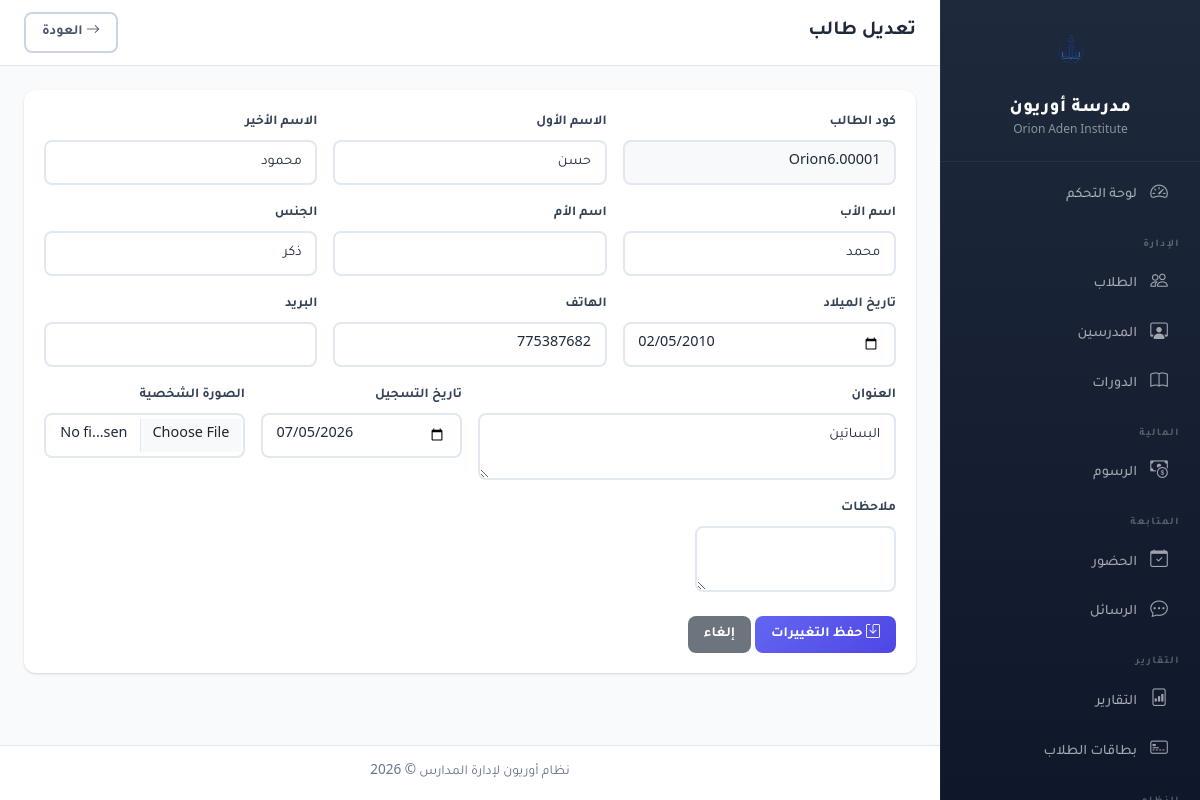
/modules/students/edit.php?id=1 (signed in), run on the app's committed database.
### tables this page shows
CREATE TABLE `settings` (
  `id` int(11) unsigned NOT NULL AUTO_INCREMENT,
  `setting_key` varchar(100) NOT NULL,
  `setting_value` text DEFAULT NULL,
  `group_name` varchar(50) DEFAULT 'general',
  `created_at` timestamp NOT NULL DEFAULT current_timestamp(),
  `updated_at` timestamp NOT NULL DEFAULT current_timestamp() ON UPDATE current_timestamp(),
  PRIMARY KEY (`id`),
  UNIQUE KEY `setting_key` (`setting_key`)
);

CREATE TABLE `students` (
  `id` int(11) unsigned NOT NULL AUTO_INCREMENT,
  `student_code` varchar(20) NOT NULL,
  `first_name` varchar(50) NOT NULL,
  `last_name` varchar(50) NOT NULL,
  `father_name` varchar(100) DEFAULT NULL,
  `mother_name` varchar(100) DEFAULT NULL,
  `gender` enum('male','female') NOT NULL,
  `date_of_birth` date DEFAULT NULL,
  `phone` varchar(20) DEFAULT NULL,
  `email` varchar(100) DEFAULT NULL,
  `address` text DEFAULT NULL,
  `photo` varchar(255) DEFAULT NULL,
  `enrollment_date` date NOT NULL,
  `status` enum('active','inactive','graduated','suspended') NOT NULL DEFAULT 'active',
  `notes` text DEFAULT NULL,
  `created_at` timestamp NOT NULL DEFAULT current_timestamp(),
  `updated_at` timestamp NOT NULL DEFAULT current_timestamp() ON UPDATE current_timestamp(),
  PRIMARY KEY (`id`),
  UNIQUE KEY `student_code` (`student_code`),
  UNIQUE KEY `email` (`email`)
);

### config/database.php (called while the page is built, shortened)
<?php
function getConnection() {
    static $conn = null;
    if ($conn === null) {
        try {
            $conn = new mysqli(DB_HOST, DB_USER, DB_PASS, DB_NAME);
            $conn->set_charset('utf8mb4');
        } catch (Exception $e) {
            die('فشل الاتصال بقاعدة البيانات: ' . $e->getMessage());
        }
    }
    return $conn;
}
function query($sql, $params = []) {
    $conn = getConnection();
    if (!empty($params)) {
        $stmt = $conn->prepare($sql);
        $types = '';
        foreach ($params as $param) {
            if (is_int($param)) $types .= 'i';
            elseif (is_double($param)) $types .= 'd';
            else $types .= 's';
        }
        $stmt->bind_param($types, ...$params);
        $stmt->execute();
        return $stmt->get_result();
    }
    return $conn->query($sql);
}
function getRow($sql, $params = []) {
    $result = query($sql, $params);
    return $result ? $result->fetch_assoc() : null;
}

### config/app.php (called while the page is built, shortened)
<?php
require_once __DIR__ . '/database.php';
require_once __DIR__ . '/permissions.php';
function getSetting($key, $default = '') {
    $row = getRow("SELECT setting_value FROM settings WHERE setting_key = ?", [$key]);
    return $row ? $row['setting_value'] : $default;
}
function hasPermission($module, $action) {
    global $rolePermissions;
    $role = $_SESSION['role'] ?? '';
    return in_array($action, $rolePermissions[$role][$module]);
}

### modules/students/edit.php (the view, shortened to what this page needs)
<?php
require_once __DIR__ . '/../../config/app.php';
$id = (int)($_GET['id'] ?? 0);
$student = getRow("SELECT * FROM students WHERE id = ?", [$id]);
include __DIR__ . '/../../includes/header.php';
include __DIR__ . '/../../includes/sidebar.php';
?>
<div class="main-content">
    <nav class="topbar d-flex justify-content-between align-items-center">
        <div>
            <h5 class="mb-0 d-inline">تعديل طالب</h5>
        </div>
        <div><a href="list.php" class="btn btn-outline-secondary"><i class="bi bi-arrow-right"></i> العودة</a></div>
    </nav>
    <div class="page-content">
        <div class="table-container">
            <form method="POST" enctype="multipart/form-data">
                <div class="row g-3">
                    <div class="col-md-4">
                        <label class="form-label">كود الطالب</label>
                        <input type="text" name="student_code" class="form-control" value="<?= htmlspecialchars($student['student_code']) ?>" readonly style="background:#f8f9fa;cursor:not-allowed;">
                    </div>
                    <div class="col-md-4">
                        <label class="form-label">الاسم الأول</label>
                        <input type="text" name="first_name" class="form-control" required value="<?= htmlspecialchars($student['first_name']) ?>">
                    </div>
                    <div class="col-md-4">
                        <label class="form-label">الاسم الأخير</label>
                        <input type="text" name="last_name" class="form-control" required value="<?= htmlspecialchars($student['last_name']) ?>">
                    </div>
                    <div class="col-md-4">
                        <label class="form-label">اسم الأب</label>
                        <input type="text" name="father_name" class="form-control" value="<?= htmlspecialchars($student['father_name'] ?? '') ?>">
                    </div>
                    <div class="col-md-4">
                        <label class="form-label">اسم الأم</label>
                        <input type="text" name="mother_name" class="form-control" value="<?= htmlspecialchars($student['mother_name'] ?? '') ?>">
                    </div>
                    <div class="col-md-4">
                        <label class="form-label">الجنس</label>
                        <select name="gender" class="form-select" required>
                            <option value="male" <?= $student['gender'] === 'male' ? 'selected' : '' ?>>ذكر</option>
                        </select>
                    </div>
                    <div class="col-md-4">
                        <label class="form-label">تاريخ الميلاد</label>
                        <input type="date" name="date_of_birth" class="form-control" value="<?= $student['date_of_birth'] ?? '' ?>">
                    </div>
                    <div class="col-md-4">
                        <label class="form-label">الهاتف</label>
                        <input type="text" name="phone" class="form-control" value="<?= htmlspecialchars($student['phone'] ?? '') ?>">
                    </div>
                    <div class="col-md-4">
                        <label class="form-label">البريد</label>
                        <input type="email" name="email" class="form-control" value="<?= htmlspecialchars($student['email'] ?? '') ?>">
                    </div>
                    <div class="col-md-6">
                        <label class="form-label">العنوان</label>
                        <textarea name="address" class="form-control" rows="2"><?= htmlspecialchars($student['address'] ?? '') ?></textarea>
                    </div>
                    <div class="col-md-3">
                        <label class="form-label">تاريخ التسجيل</label>
                        <input type="date" name="enrollment_date" class="form-control" required value="<?= $student['enrollment_date'] ?>">
                    </div>
                    <div class="col-md-3">
                        <label class="form-label">الصورة الشخصية</label>
                        <input type="file" name="photo" class="form-control" accept="image/*">
                    </div>
                    <div class="col-md-3">
                        <label class="form-label">ملاحظات</label>
                        <textarea name="notes" class="form-control" rows="2"><?= htmlspecialchars($student['notes'] ?? '') ?></textarea>
                    </div>
                </div>
                <div class="mt-4">
                    <button type="submit" class="btn btn-primary"><i class="bi bi-save"></i> حفظ التغييرات</button>
                    <a href="list.php" class="btn btn-secondary">إلغاء</a>
                </div>
            </form>
        </div>
    </div>
    <footer class="footer"><span>نظام أوريون لإدارة المدارس &copy; <?= date('Y') ?></span></footer>
</div>
<?php include __DIR__ . '/../../includes/footer.php'; ?>

### includes/sidebar.php (shortened to what this page needs)
<?php
$currentPage = basename($_SERVER['PHP_SELF']);
$module = $_GET['module'] ?? '';
?>
<div class="sidebar">
    <div class="sidebar-brand">
        <img src="<?= BASE_URL ?>/assets/img/Orion.png?v=<?= ASSET_VER ?>" alt="Logo" style="height:70px;width:auto;margin-bottom:8px;">
        <h4><?= getSetting('school_name', 'أوريون') ?></h4>
        <small class="text-white-50">Orion Aden Institute</small>
    </div>
    <ul class="sidebar-nav">
        <li class="nav-item">
            <a href="<?= BASE_URL ?>/dashboard.php" class="nav-link <?= $currentPage === 'dashboard.php' ? 'active' : '' ?>">
                <i class="bi bi-speedometer2"></i> لوحة التحكم
            </a>
        </li>
        <?php if (hasPermission('students', 'view') || hasPermission('teachers', 'view') || hasPermission('courses', 'view') || hasPermission('student_cards', 'view')): ?>
        <li class="nav-section">الإدارة</li>
        <?php endif; ?>
        <?php if (hasPermission('students', 'view')): ?>
        <li class="nav-item">
            <a href="<?= BASE_URL ?>/modules/students/list.php" class="nav-link <?= $module === 'students' ? 'active' : '' ?>">
                <i class="bi bi-people"></i> الطلاب
            </a>
        </li>
        <?php endif; ?>
        <?php if (hasPermission('teachers', 'view')): ?>
        <li class="nav-item">
            <a href="<?= BASE_URL ?>/modules/teachers/list.php" class="nav-link <?= $module === 'teachers' ? 'active' : '' ?>">
                <i class="bi bi-person-workspace"></i> المدرسين
            </a>
        </li>
        <?php endif; ?>
        <?php if (hasPermission('courses', 'view')): ?>
        <li class="nav-item">
            <a href="<?= BASE_URL ?>/modules/courses/list.php" class="nav-link <?= $module === 'courses' ? 'active' : '' ?>">
                <i class="bi bi-book"></i> الدورات
            </a>
        </li>
        <?php endif; ?>
        <?php if (hasPermission('fees', 'view')): ?>
        <li class="nav-section">المالية</li>
        <?php endif; ?>
        <?php if (hasPermission('fees', 'view')): ?>
        <li class="nav-item">
            <a href="<?= BASE_URL ?>/modules/fees/list.php" class="nav-link <?= $module === 'fees' ? 'active' : '' ?>">
                <i class="bi bi-cash-coin"></i> الرسوم
            </a>
        </li>
        <?php endif; ?>
        <?php if (hasPermission('attendance', 'view')): ?>
        <li class="nav-section">المتابعة</li>
        <?php endif; ?>
        <?php if (hasPermission('attendance', 'view')): ?>
        <li class="nav-item">
            <a href="<?= BASE_URL ?>/modules/attendance/list.php" class="nav-link <?= $module === 'attendance' ? 'active' : '' ?>">
                <i class="bi bi-calendar-check"></i> الحضور
            </a>
        </li>
        <?php endif; ?>
        <?php if (hasPermission('messaging', 'send')): ?>
        <li class="nav-item">
            <a href="<?= BASE_URL ?>/modules/messaging/index.php" class="nav-link <?= $module === 'messaging' ? 'active' : '' ?>">
                <i class="bi bi-chat-dots"></i> الرسائل
            </a>
        </li>
        <?php endif; ?>
        <?php if (hasPermission('reports', 'view') || hasPermission('student_cards', 'view')): ?>
        <li class="nav-section">التقارير</li>
        <?php endif; ?>
        <?php if (hasPermission('reports', 'view')): ?>
        <li class="nav-item">
            <a href="<?= BASE_URL ?>/modules/reports/index.php" class="nav-link <?= $module === 'reports' ? 'active' : '' ?>">
                <i class="bi bi-file-bar-graph"></i> التقارير
            </a>
        </li>
        <?php endif; ?>
        <?php if (hasPermission('student_cards', 'view')): ?>
        <li class="nav-item">
            <a href="<?= BASE_URL ?>/modules/students/cards/index.php" class="nav-link <?= $module === 'cards' ? 'active' : '' ?>">
                <i class="bi bi-credit-card-2-front"></i> بطاقات الطلاب
            </a>
        </li>
        <?php endif; ?>
        <?php if (hasPermission('import', 'view') || hasPermission('backup', 'view') || hasPermission('settings', 'view') || hasPermission('users', 'view')): ?>
        <li class="nav-section">النظام</li>
        <?php endif; ?>
    </ul>
</div>

### assets/css/style.css (style rules this page uses)
:root { --primary: #6366f1; --primary-dark: #4f46e5; --primary-light: #a5b4fc; --secondary: #64748b; --success: #10b981; --success-light: #d1fae5; --info: #06b6d4; --warning: #f59e0b; --warning-light: #fef3c7; --danger: #ef4444; --danger-light: #fee2e2; --dark: #1e293b; --gray-50: #f8fafc; --gray-100: #f1f5f9; --gray-200: #e2e8f0; --gray-300: #cbd5e1; --gray-400: #94a3b8; --gray-500: #64748b; --gray-600: #475569; --gray-700: #334155; --gray-800: #1e293b; --gray-900: #0f172a; --sidebar-width: 260px; --sidebar-bg: linear-gradient(180deg, #1e293b 0%, #0f172a 100%); --header-height: 60px; --shadow-sm: 0 1px 2px rgba(0,0,0,0.05); --shadow: 0 1px 3px rgba(0,0,0,0.1), 0 1px 2px rgba(0,0,0,0.06); --shadow-md: 0 4px 6px -1px rgba(0,0,0,0.1), 0 2px 4px -1px rgba(0,0,0,0.06); --shadow-lg: 0 10px 15px -3px rgba(0,0,0,0.1), 0 4px 6px -2px rgba(0,0,0,0.05); --shadow-xl: 0 20px 25px -5px rgba(0,0,0,0.1), 0 10px 10px -5px rgba(0,0,0,0.04); --radius: 12px; --radius-sm: 8px; --radius-lg: 16px; --transition: all 0.3s cubic-bezier(0.4, 0, 0.2, 1); }
* { box-sizing: border-box; }
body { font-family: 'Tajawal', system-ui, -apple-system, sans-serif; direction: rtl; text-align: right; background: var(--gray-50); color: var(--gray-800); line-height: 1.6; min-height: 100vh; overflow-x: hidden; }
.sidebar { position: fixed; top: 0; right: 0; bottom: 0; width: var(--sidebar-width); background: var(--sidebar-bg); z-index: 1040; transition: var(--transition); overflow-y: auto; overflow-x: hidden; border-left: 1px solid rgba(255,255,255,0.05); }
.sidebar-brand { padding: 1.25rem 1rem; text-align: center; border-bottom: 1px solid rgba(255,255,255,0.06); min-height: 70px; display: flex; flex-direction: column; align-items: center; justify-content: center; }
.sidebar-brand h4 { color: #fff; font-weight: 800; margin: 0; font-size: 1.15rem; letter-spacing: 0.5px; }
.sidebar-brand small { color: rgba(255,255,255,0.5); font-size: 0.75rem; margin-top: 2px; }
.sidebar-nav { padding: 0.5rem 0; list-style: none; margin: 0; }
.sidebar-nav .nav-section { color: rgba(255,255,255,0.3); font-size: 0.65rem; padding: 1rem 1.25rem 0.35rem; text-transform: uppercase; letter-spacing: 1.5px; font-weight: 700; }
.sidebar-nav .nav-item { position: relative; margin: 1px 0; }
.sidebar-nav .nav-link { color: rgba(255,255,255,0.6); padding: 0.65rem 1.25rem; display: flex; align-items: center; text-decoration: none; transition: var(--transition); border-right: 3px solid transparent; margin: 0 0.5rem; border-radius: var(--radius-sm); font-size: 0.9rem; font-weight: 500; }
.sidebar-nav .nav-link i { margin-left: 0.75rem; width: 20px; text-align: center; font-size: 1.1rem; }
.main-content { margin-right: var(--sidebar-width); min-height: 100vh; display: flex; flex-direction: column; }
.topbar { background: rgba(255,255,255,0.9); backdrop-filter: blur(20px); border-bottom: 1px solid var(--gray-200); padding: 0.75rem 1.5rem; position: sticky; top: 0; z-index: 1020; min-height: var(--header-height); }
.topbar h5 { font-weight: 700; color: var(--gray-800); margin: 0; }
.page-content { padding: 1.5rem; flex: 1; }
.table-container, .card { background: #fff; border-radius: var(--radius); box-shadow: var(--shadow); padding: 1.25rem; border: none; transition: var(--transition); }
.btn { border-radius: var(--radius-sm); padding: 0.5rem 1rem; font-weight: 600; font-size: 0.875rem; transition: var(--transition); border: none; position: relative; overflow: hidden; }
.btn-primary { background: linear-gradient(135deg, var(--primary), var(--primary-dark)); color: #fff; }
.btn-outline-secondary { border: 2px solid var(--gray-300); color: var(--gray-600); background: transparent; }
.form-label { font-weight: 600; font-size: 0.85rem; color: var(--gray-700); margin-bottom: 0.4rem; }
.form-control, .form-select { border-radius: var(--radius-sm); padding: 0.6rem 0.85rem; border: 2px solid var(--gray-200); transition: var(--transition); font-size: 0.9rem; background: #fff; color: var(--gray-800); }
.form-select { cursor: pointer; }
.footer { background: #fff; border-top: 1px solid var(--gray-200); padding: 1rem 1.5rem; text-align: center; color: var(--gray-500); font-size: 0.85rem; margin-top: auto; }
.table-container, .stat-card, .card { animation: fadeIn 0.4s ease-out; }

### data on the page
settings: setting_value "مدرسة أوريون"
students: student_code "Orion6.00001", first_name "حسن", last_name "محمود", father_name "محمد", gender "ذكر", date_of_birth "02/05/2010", phone "775387682", address "البساتين", enrollment_date "07/05/2026"
